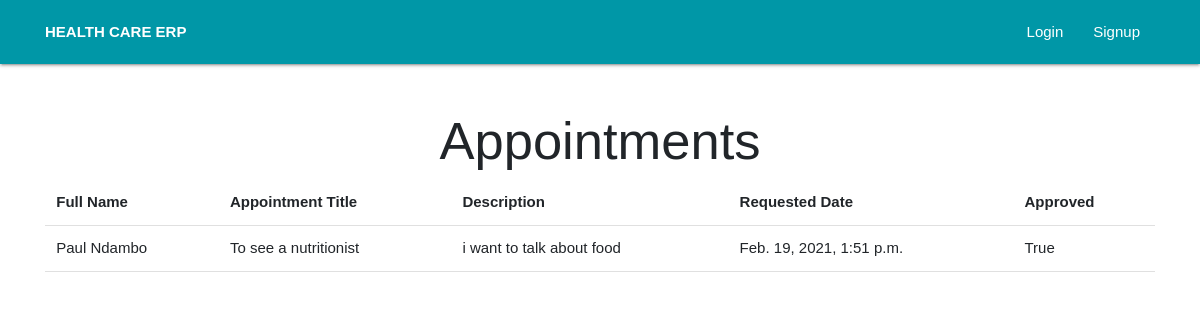
The app's page /HumanResource/appointments/ with its own data.
### HumanResource/models.py (models this page shows, shortened)
class Appointment(models.Model):
    requested_by = models.CharField(max_length=200)
    appointment_title = models.CharField(max_length=200)
    description = models.TextField()
    appointment_request_date = models.DateTimeField(default=timezone.now)
    approved = models.BooleanField(default=False)

### HumanResource/views.py (the view)
# urls.py: path("appointments/", views.appointments, name="appointments"),
def appointments(request):
    appointments = Appointment.objects.all()
    context = {
        "appointments": appointments
    }
    return render(request, "hr/appointments.html", context)

### HumanResource/templates/hr/appointments.html
{% extends "base_layout.html" %}
{% block heading %}
    <h1 class="display-4 text-center">Appointments</h1>
{% endblock heading %}
 {% block content %}
 <table class="table table-borderless">
     <thead class="border-bottom font-weight-bold">
         <tr>
             <td>Full Name</td>
             <td>Appointment Title</td>
             <td>Description</td>
             <td>Requested Date</td>
             <td>Approved</td>
         </tr>
     </thead>
     <tbody>
         {% for appointment in appointments %}
            <tr>
                <td>{{ appointment.requested_by }}</td>
                <td>{{ appointment.appointment_title }}</td>
                <td>{{ appointment.description }}</td>
                <td>{{ appointment.appointment_request_date }}</td>
                <td>{{ appointment.approved }}</td>
            </tr>
         {% endfor %}
     </tbody>
 </table>
{% endblock %}

### static/css/custom/auth.css (style rules this page uses)
* { margin: 0; padding: 0; font-family: sans-serif; }

### records on screen
Appointment: requested_by "Paul Ndambo", appointment_title "To see a nutritionist", description "i want to talk about food", appointment_request_date "Feb. 19, 2021, 1:51 p.m.", approved "True"
